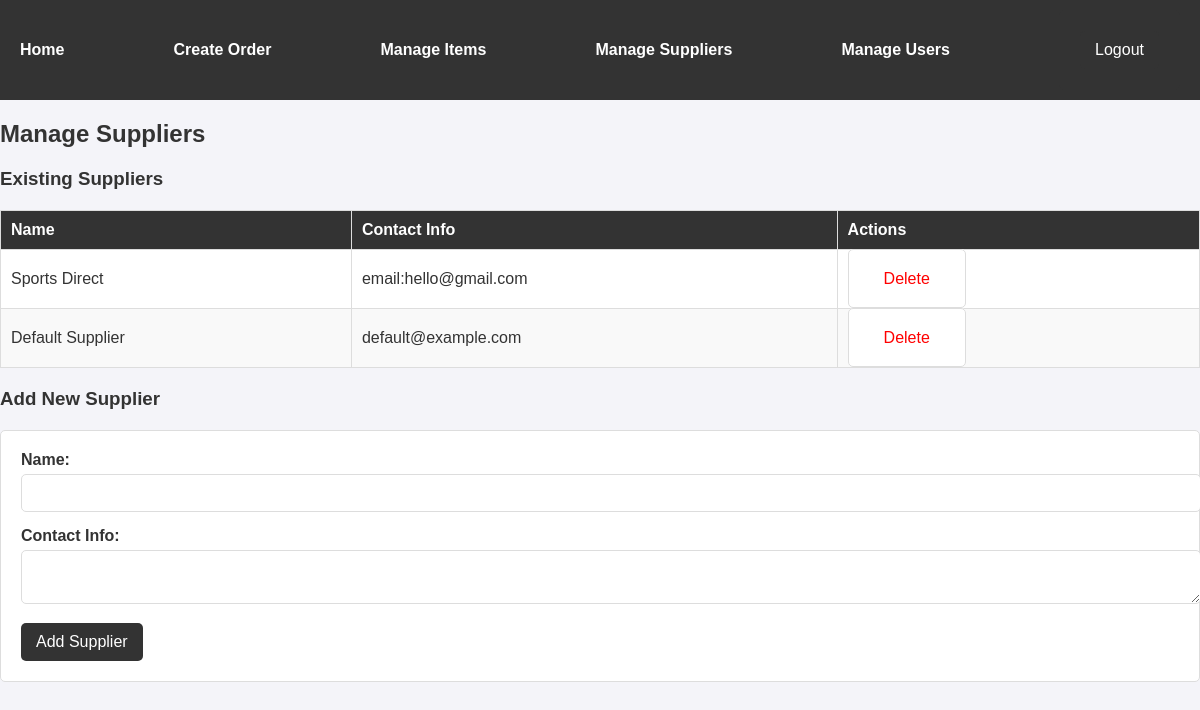
The app's page /app/manage_suppliers/ (signed in) with its own data.
### PO_Items/models.py (models this page shows, shortened)
class Supplier(models.Model):
    name = models.CharField(max_length=100)
    contact_info = models.CharField(max_length=255, blank=True)

### PO_Items/decorators.py (the view)
        def _wrapped_view(request, *args, **kwargs):
            if request.user.role in allowed_roles:
                return view_func(request, *args, **kwargs)
            return HttpResponseForbidden("You do not have permission to access this page.")

### PO_Items/views.py (called while the page is built, shortened)
@role_required(['ADMIN', 'INVENTORY_MANAGER'])
@login_required
def manage_suppliers(request):
    suppliers = Supplier.objects.all()
    return render(request, 'PO_Items/manage_suppliers.html', {'suppliers': suppliers})

### PO_Items/templates/PO_Items/manage_suppliers.html (shortened to what this page needs)
{% load static %}
<!DOCTYPE html>
<html>
<head>
    <link rel="stylesheet" type="text/css" href="{% static 'PO_Items/styles.css' %}">
</head>
<body>
    <div class="navbar">
        <a href="{% url 'PO_Items:PO_Items' %}">Home</a>
        {% if request.user.role == 'BUYER' or request.user.role == 'ADMIN' %}
            <a href="{% url 'PO_Items:create_order' %}">Create Order</a>
        {% endif %}
        {% if request.user.role == 'INVENTORY_MANAGER' or request.user.role == 'ADMIN' %}
            <a href="{% url 'PO_Items:manage_items' %}">Manage Items</a>
            <a href="{% url 'PO_Items:manage_suppliers' %}">Manage Suppliers</a>
        {% endif %}
        {% if request.user.role == 'ADMIN' %}
            <a href="{% url 'PO_Items:manage_users' %}">Manage Users</a>
        {% endif %}
        <form class = "form_nav" method="post" action="{% url 'logout' %}" style="margin: 0;">
            <button type="submit" >Logout</button>
        </form>
    </div>
    <h2>Manage Suppliers</h2>
    <h3>Existing Suppliers</h3>
    <table border="1">
        <thead>
            <tr>
                <th>Name</th>
                <th>Contact Info</th>
                <th>Actions</th>
            </tr>
        </thead>
        <tbody>
            {% for supplier in suppliers %}
                <tr>
                    <td>{{ supplier.name }}</td>
                    <td>{{ supplier.contact_info }}</td>
                    <td>
                        {% if request.user.role == 'ADMIN' or request.user.role == 'INVENTORY_MANAGER' %}
                            <form method="post" action="{% url 'PO_Items:delete_supplier' supplier.id %}" style="display: inline;">
                                <button type="submit" style="background: none; border: none; color: red; cursor: pointer;">Delete</button>
                            </form>
                        {% endif %}
                    </td>
                </tr>
            {% empty %}
                <tr>
                    <td colspan="2">No suppliers found.</td>
                </tr>
            {% endfor %}
        </tbody>
    </table>
    <h3>Add New Supplier</h3>
    <form method="post" action="">
        <label for="name">Name:</label>
        <input type="text" id="name" name="name" required><br>
        <label for="contact_info">Contact Info:</label>
        <textarea id="contact_info" name="contact_info"></textarea><br>
        <button type="submit">Add Supplier</button>
    </form>
</body>
</html>

### PO_Items/static/PO_Items/styles.css (style rules this page uses)
body { font-family: Arial, sans-serif; margin: 0; padding: 0; background-color: #f4f4f9; color: #333; }
.form_nav { background-color: #333; border-color: #333; }
.navbar { background-color: #333; color: white; padding: 10px 20px; display: flex; justify-content: space-between; align-items: center; }
.navbar a { color: white; text-decoration: none; margin-right: 15px; font-weight: bold; }
.navbar form { margin: 0; }
.navbar button { background: #333; border: none; color: white; font-size: 16px; cursor: pointer; outline: none; }
table { width: 100%; border-collapse: collapse; margin: 20px 0; background-color: white; }
table th, table td { border: 1px solid #ddd; padding: 10px; text-align: left; }
table th { background-color: #333; color: white; }
table tr:nth-child(even) { background-color: #f9f9f9; }
form { margin: 20px 0; padding: 20px; background-color: white; border: 1px solid #ddd; border-radius: 5px; }
form label { display: block; margin-bottom: 5px; font-weight: bold; }
form input, form select, form textarea { width: 100%; padding: 10px; margin-bottom: 15px; border: 1px solid #ddd; border-radius: 5px; font-size: 14px; }
form button { background-color: #333; color: white; border: none; padding: 10px 15px; border-radius: 5px; cursor: pointer; font-size: 16px; }
h2, h3 { color: #333; margin-top: 20px; }

### records on screen
Supplier: name "Sports Direct", contact_info "email:hello@gmail.com"
Supplier: name "Default Supplier", contact_info "default@example.com"
